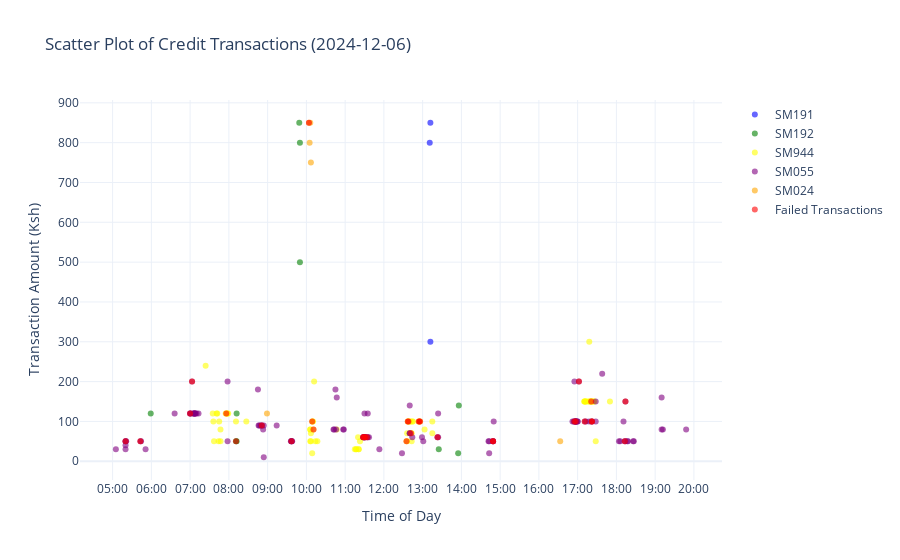

Notebook cell for this chart:
### Code cell
import os
import json
import plotly.io as pio

def display_plotly_graph(file_path):
    if not os.path.exists(file_path):
        print('File not found')
        return

    with open(file_path, "r") as file:
        fig_dict = json.load(file)  # This is a dictionary, not a string

    # Convert dictionary back to a JSON string
    fig_json_str = json.dumps(fig_dict)

    # Convert JSON string to Plotly figure
    fig = pio.from_json(fig_json_str)

    # Display the graph
    fig.show()

# Example usage:
path = "/home/tjselevani/Desktop/Apps/vscode/python/python analysis/json/all/day/day_scatter_earnings_2024-12-06.json"
display_plotly_graph(path)

### Figure 1 — Plotly figure (JSON) as saved in the notebook; plotly's stock layout.template omitted (floating-point values rounded to 4 significant figures)
{"data": [{"marker": {"color": "blue", "opacity": 0.6}, "mode": "markers", "name": "SM191", "type": "scatter", "x": [791, 792, 792], "y": [800, 850, 300]}, {"marker": {"color": "green", "opacity": 0.6}, "mode": "markers", "name": "SM192", "type": "scatter", "x": [359, 491, 492, 492, 589, 590, 590, 805, 835, 836], "y": [120, 50, 120, 50, 850, 800, 500, 30, 20, 140]}, {"marker": {"color": "yellow", "opacity": 0.6}, "mode": "markers", "name": "SM944", "type": "scatter", "x": [444, 455, 456, 457, 461, 462, 464, 465, 467, 467, 475, 476, 477, 478, 479, 491, 507, 606, 606, 606, 607, 607, 609, 609, 610, 610, 611, 612, 614, 617, 647, 675, 677, 677, 680, 681, 681, 683, 755, 756, 756, 757, 758, 758, 760, 761, 761, 762, 763, 763, 764, 765, 774, 775, 776, 783, 795, 795, 1030, 1031, 1031, 1032, 1033, 1035, 1038, 1038, 1039, 1039, 1041, 1041, 1042, 1044, 1045, 1046, 1048, 1070], "y": [240, 120, 100, 50, 120, 120, 50, 100, 50, 80, 120, 120, 120, 120, 120, 100, 100, 80, 50, 80, 50, 70, 100, 20, 100, 100, 80, 200, 50, 50, 80, 30, 30, 30, 60, 30, 30, 50, 50, 50, 70, 100, 100, 100, 70, 100, 100, 70, 70, 50, 100, 100, 100, 100, 100, 80, 70, 100, 150, 150, 150, 150, 150, 150, 150, 300, 150, 150, 150, 150, 150, 150, 150, 150, 50, 150]}, {"marker": {"color": "purple", "opacity": 0.6}, "mode": "markers", "name": "SM055", "type": "scatter", "x": [305, 320, 320, 320, 320, 321, 343, 344, 351, 396, 420, 420, 421, 423, 425, 425, 426, 427, 427, 428, 428, 430, 433, 478, 478, 525, 526, 527, 529, 531, 531, 533, 534, 534, 554, 576, 577, 577, 577, 578, 642, 643, 645, 646, 647, 657, 658, 688, 688, 689, 690, 690, 690, 691, 691, 694, 695, 695, 697, 713, 748, 760, 760, 760, 764, 779, 781, 803, 804, 804, 882, 883, 883, 889, 889, 889, 890, 1012, 1014, 1015, 1015, 1016, 1017, 1017, 1017, 1018, 1018, 1020, 1020, 1022, 1031, 1033, 1038, 1042, 1042, 1048, 1048, 1058, 1084, 1086, 1091, 1093, 1094, 1094, 1097, 1098, 1106, 1107, 1150, 1150, 1152, 1188], "y": [30, 40, 30, 50, 50, 50, 50, 50, 30, 120, 120, 120, 120, 200, 120, 120, 120, 120, 120, 120, 120, 120, 120, 200, 50, 180, 90, 90, 90, 90, 90, 80, 90, 10, 90, 50, 50, 50, 50, 50, 80, 80, 180, 80, 160, 80, 80, 60, 60, 60, 60, 120, 60, 60, 60, 60, 120, 60, 60, 30, 20, 140, 70, 70, 60, 60, 50, 60, 120, 60, 50, 50, 20, 50, 50, 50, 100, 100, 100, 200, 100, 100, 100, 100, 100, 100, 100, 100, 100, 200, 100, 100, 100, 100, 100, 150, 100, 220, 50, 50, 100, 50, 150, 50, 50, 50, 50, 50, 160, 80, 80, 80]}, {"marker": {"color": "orange", "opacity": 0.6}, "mode": "markers", "name": "SM024", "type": "scatter", "x": [539, 604, 605, 606, 607, 993], "y": [120, 850, 800, 850, 750, 50]}, {"marker": {"color": "red", "opacity": 0.6}, "mode": "markers", "name": "Failed Transactions", "type": "scatter", "x": [320, 343, 420, 423, 476, 491, 531, 577, 604, 609, 611, 688, 688, 690, 691, 694, 755, 757, 758, 762, 774, 775, 776, 803, 889, 889, 1015, 1017, 1022, 1031, 1041, 1042, 1042, 1093, 1094], "y": [50, 50, 120, 200, 120, 50, 90, 50, 850, 100, 80, 60, 60, 60, 60, 60, 50, 100, 100, 70, 100, 100, 100, 60, 50, 50, 100, 100, 200, 100, 150, 100, 100, 50, 150]}], "layout": {"title": {"text": "Scatter Plot of Credit Transactions (2024-12-06)"}, "xaxis": {"ticktext": ["00:00", "01:00", "02:00", "03:00", "04:00", "05:00", "06:00", "07:00", "08:00", "09:00", "10:00", "11:00", "12:00", "13:00", "14:00", "15:00", "16:00", "17:00", "18:00", "19:00", "20:00", "21:00", "22:00", "23:00", "24:00"], "tickvals": [0, 60, 120, 180, 240, 300, 360, 420, 480, 540, 600, 660, 720, 780, 840, 900, 960, 1020, 1080, 1140, 1200, 1260, 1320, 1380, 1440], "title": {"text": "Time of Day"}}, "yaxis": {"title": {"text": "Transaction Amount (Ksh)"}}}}
